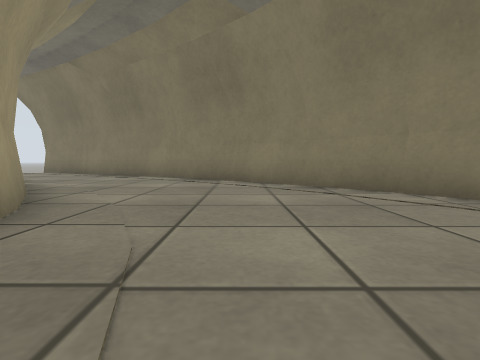
view 1 (above)

12 first-person views from a walk through a world built for the Gazebo simulator. The camera is 0.5 m above the floor, tilts 4° down and sees 85° across. The floor is counted in squares, 1 m on a side. Each view is taken from the middle of a square. On the plan, view 1 faces up. The plan holds only what a view shows up to about 9 squares ahead; the rest is blank.

view 2
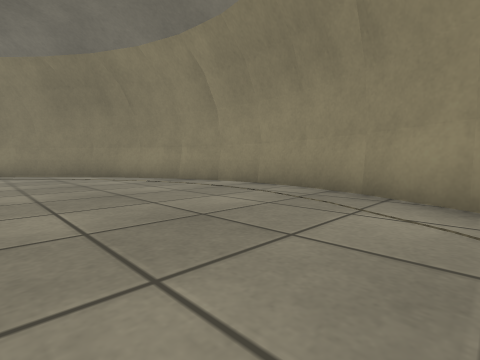

view 3
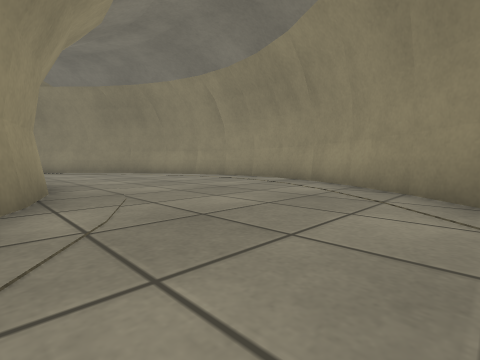

view 4
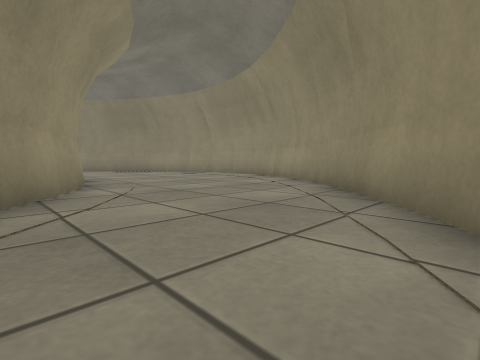

view 5
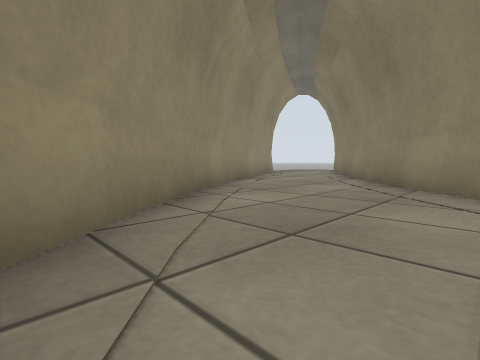

view 6
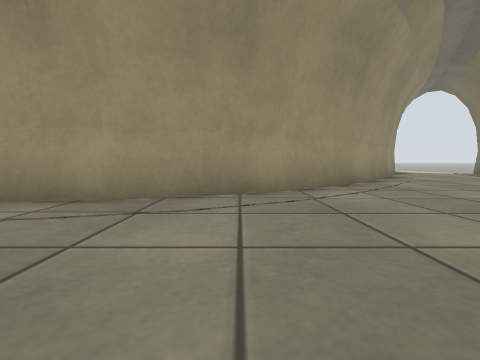

view 7
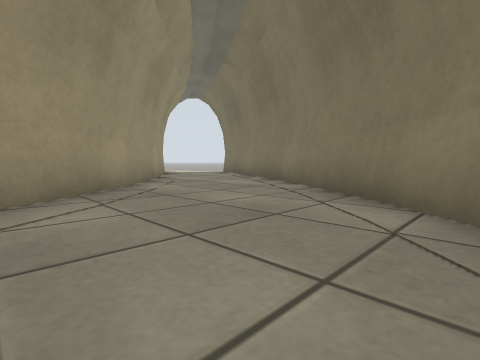

view 8
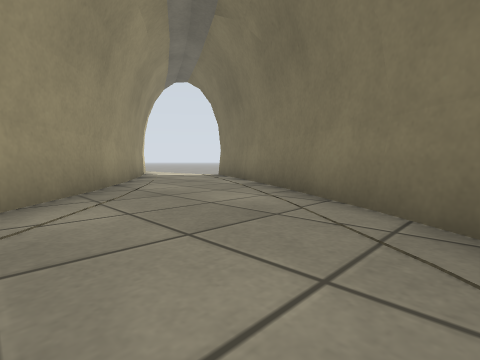

view 9
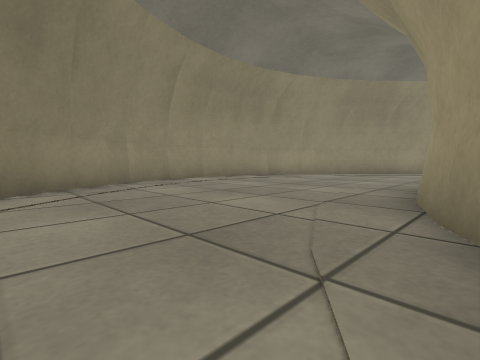

view 10
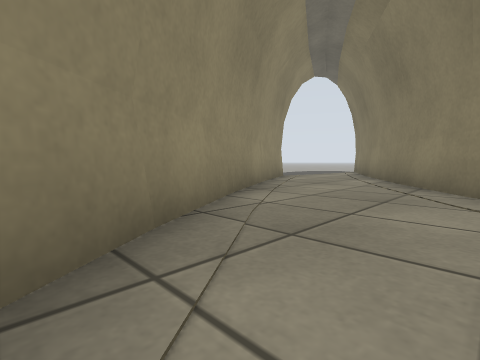

view 11
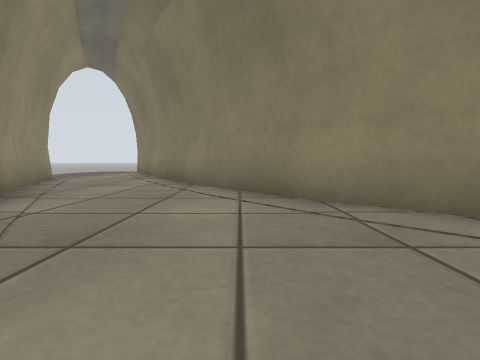

view 12
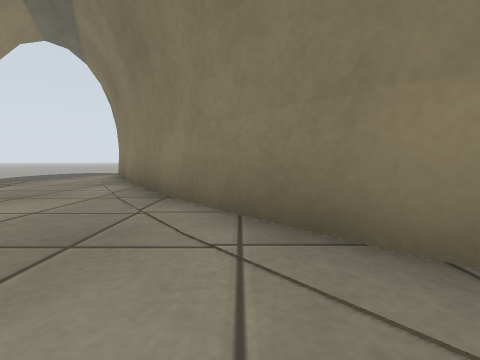

### Floor plan
Points are (right, up) in squares from view 1. A wall is a line through its corners. A room is listed if a view was taken in it or the views show most of it. See-through windows are left out.
Room 1 (views 1, 2, 3, 4, 5, 6, 7, 8, 9, 10, 11, 12)
walls: (-1.3, -2.1) (-1.8, -3.6); (-1.4, 0.3) (-1.2, -1.1); (-1.7, -3.4) (-2.4, -4.7); (-1.7, 1.5) (-1.3, 0.1); (-2.3, -4.6) (-3.3, -6); (-2.4, 2.8) (-1.7, 1.4); (4.6, -1.1) (4.5, 0.3); (4.5, 0.2) (4.1, 1.7); (4.5, -2.4) (4.7, -0.9); (4.1, -3.6) (4.5, -2.1); (4.2, 1.5) (3.4, 2.9); (3.5, 2.7) (2.5, 4.1); (3.5, -4.8) (4.2, -3.5); (2.6, 4) (1.3, 5.4); (2.5, -6.1) (3.5, -4.7); (-3.2, -5.8) (-4.5, -7.2); (-3.3, 4) (-2.3, 2.6); (1.3, -7.3) (2.6, -6); (1.6, 5.3) (-3.8, 9.2); (-4.3, -7) (-6.1, -8.6); (-4.5, 5.2) (-3.2, 3.8); (-6.3, 6.7) (-4.3, 5); (-3.7, 9) (-4.8, 9.6); (-3.8, -11.2) (1.5, -7.4)
ways out: opening at (-5, -10) to room 2; opening at (-5, 8)
Room 2 (no view inside)
walls: (-6.9, -12.7) (-3.7, -11); (-6.1, -8.6) (-7.4, -9.7); (-5.9, -8.5) (-9.1, -10.5)
ways out: opening at (-5, -10) to room 1; opening at (-8, -11)

Positions as (right, up) in squares from view 1, and headings:
1: (0, 0), facing up
2: (0, -5), facing up-right
3: (-2, -7), facing up-right
4: (-3, -9), facing up-right
5: (1, -6), facing down-left
6: (2, 2), facing left
7: (1, 3), facing up-left
8: (-1, 5), facing up-left
9: (-2, 4), facing down-right
10: (-1, -8), facing down-left
11: (-1, -8), facing left
12: (-3, -8), facing left
